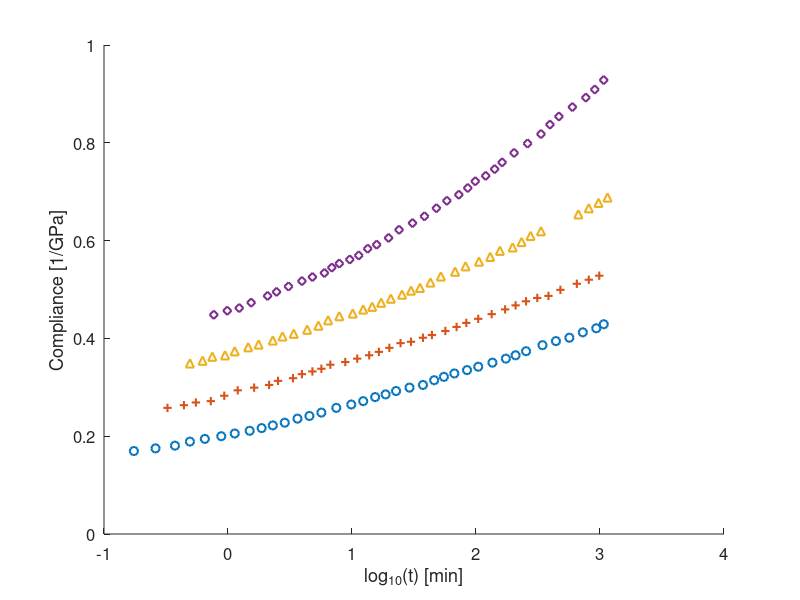
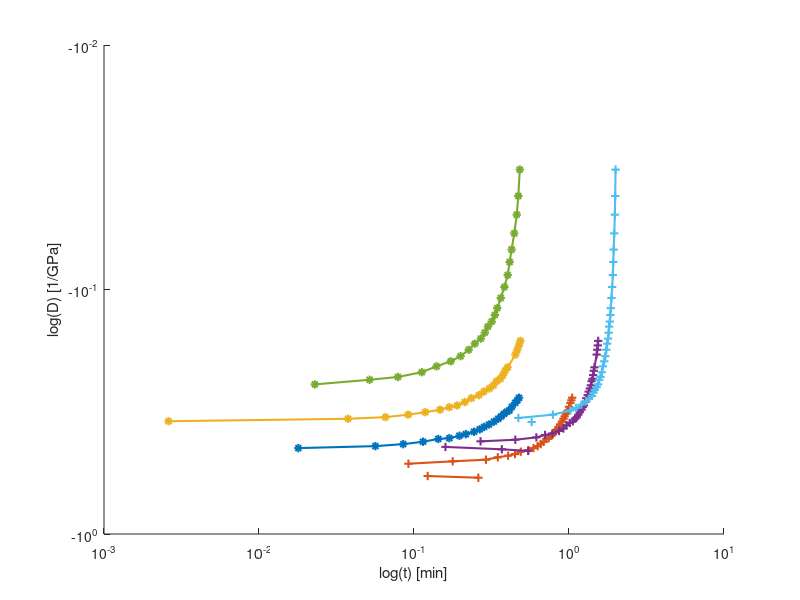
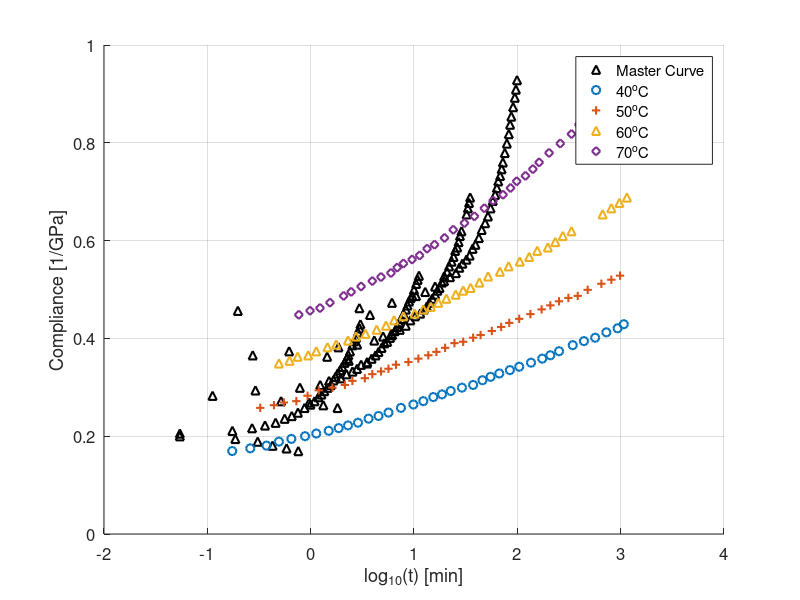

The MATLAB script that drew these images, in order:
% Shifting algorithm is from "The closed form t-T-P shifting (CFS)
% algorithm" by M. Gergesova, B. Zupancic, I. Saprunov, and I. Emri

temps = [40, 50, 60, 70]; % temp in degC
tref = temps(1);

t1 = load('forty.csv');
t2 = load('fifty.csv');
t3 = load('sixty.csv');
t4 = load('seventy.csv');


raw_times(:,1) = t1(:,1);
raw_times(:,2) = t2(:,1);
raw_times(:,3) = t3(:,1);
raw_times(:,4) = t4(:,1);

raw_comp(:,1) = t1(:,2);
raw_comp(:,2) = t2(:,2);
raw_comp(:,3) = t3(:,2);
raw_comp(:,4) = t4(:,2);

figure(1)
marker = ['o+^d'];
for k = 1:length(temps)
    hold on
    plot(raw_times(:,k), raw_comp(:,k), marker(k),'Linewidth', 1.5)
end
xlabel('log_{10}(t) [min]')
ylabel('Compliance [1/GPa]')
set(gca, 'Fontsize', 12)

times = log10(raw_times);
comp = log10(raw_comp);
ref_time = times(:,1);
ref_comp = comp(:,1);

figure(2)
for k = 1:length(temps) -1
    % find overlab region
    next_time = times(:,k+1);
    next_comp = comp(:,k+1);

    [~, ol_start] = min(next_comp);
    [~, ol_end] = max(ref_comp);
    u_ind = find(next_comp(:,1) >= next_comp(ol_start) & next_comp(:,1) <= ref_comp(ol_end));
    l_ind = find(ref_comp(:,1) >= next_comp(ol_start) & ref_comp(:,1) <= ref_comp(ol_end));

    U = [next_time(u_ind), next_comp(u_ind)];
    L = [ref_time(l_ind), ref_comp(l_ind)];

    % A is an intermediate variable representing the area within the overlaping
    % region of the two compliance curves
    A = sum((0.5 * (L(2:end,1) + L(1:end-1,1))) .* (L(2:end,2) - L(1:end-1,2)));

    % b is an intermediate variable
    b = sum((0.5 * (U(2:end,1) + U(1:end-1,1))) .* (U(2:end,2) - U(1:end-1,2)));

    log_shift_factor = (A - b) / (L(end,2) - U(1,2));
    shift_factor = 10^(log_shift_factor);
    shifted_time = next_time + log_shift_factor;
    ref_time = [ref_time; shifted_time];
    ref_comp = [ref_comp; next_comp];
    
    hold on
%     loglog(ref_time, ref_comp, '-o', 'LineWidth', 1.5)
    loglog(next_time, next_comp, '-*', 'LineWidth', 1.5)
    loglog(shifted_time, next_comp, '-+', 'LineWidth', 1.5)
end
xlabel('log(t) [min]')
ylabel('log(D) [1/GPa]')

master_comp = 10.^ref_comp;
figure(3)
hold on
plot(ref_time,master_comp, 'k^', 'LineWidth', 1.5)
marker = ['o+^d'];
for k = 1:length(temps)
    hold on
    plot(raw_times(:,k), raw_comp(:,k), marker(k),'Linewidth', 1.5)
end
grid on
set(gca, 'Fontsize', 12)
xlabel('log_{10}(t) [min]')
ylabel('Compliance [1/GPa]')
legend({'Master Curve', '40^oC', '50^oC', '60^oC', '70^oC', })

